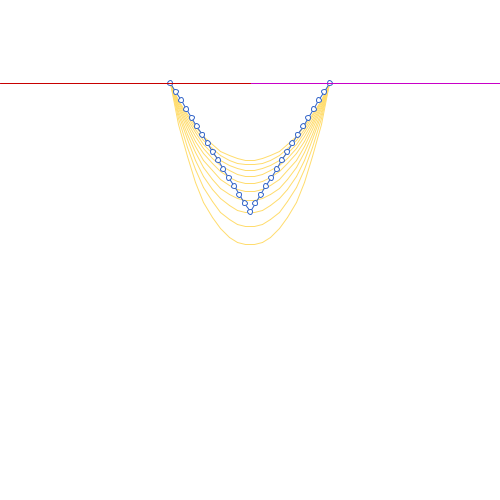
Frame 1 (no input)
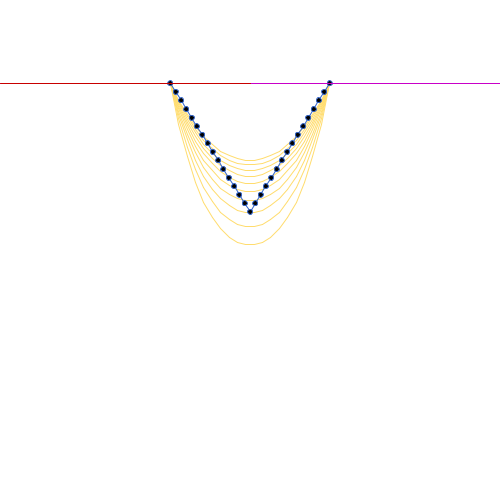
Frame 60 (the mouse pressed at the canvas centre just before this capture)
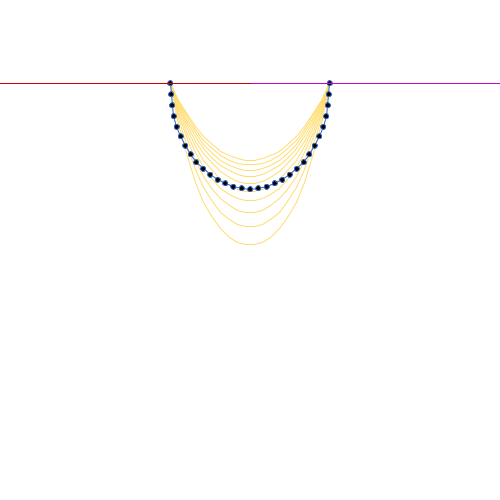
Frame 120 (the mouse held since frame 60 and released just before this capture)

The Processing sketch that drew these frames (run headless with seeded random() and noise(); from frame 60 on, the mouse is pressed at the canvas centre):

// Processing sketch: string_hanging
// ── string_hanging.pde
/*
  string_hanging.pde
  
 - Akira Kageyama (kage@port.kobe-u.ac.jp)
 
 - History
           2026.04.12: cp and revise string_catenary2.pde. 
                       This is string_tension_transverse_wave.           
           2026.04.23: Rename from sring_tension_transverse_wave.
                       This is string_tension_transverse_wave_resonance.
           2026.04.23: Rename string_catenary. This is string_catenary. 
           2026.04.25: cp from string_catenary. This is string_hanging.
  

 - Note
         - Release an end point from the ceiling.
 
 - Usage 
           Mouse click : 
               1st click --> Start calculation
               2nd click --> Release the end point
               3rd click --> Stop calculation
               4th and later --> Start/stop toggle
 
 */


// When NUM_OF_PARTICLES = 6
//
//   Before ReleaseEndPoint
//
//         ...............0.....................5.....
//                         .                   .
//                          1                 4           
//                            .             .
//                                2  .  3       
//     
//    
//     
//   After ReleaseEndPoint
//
//         ...............0............................
//                         .          
//                          1                  
//                            .               
//                              2              5
//                                 .          .
//                                    3  .  4
//                            
//         
//     


//--------------------<input parameters>--------------------
final int   NUM_OF_PARTICLES = 31;  // When odd --> triangle, even --> semi-circle.
final float STRING_LENGTH    = 2.0;    // (m)
final float STRING_MASS      = 0.005;  // (kg)
final float PARTICLE_MASS    = STRING_MASS / NUM_OF_PARTICLES;

final float SPRING_NATURAL_LENGTH = STRING_LENGTH / (NUM_OF_PARTICLES-1);
final float SPRING_CHAR_PERIOD = 0.004; // (sec)
final float SPRING_CHAR_OMEGA = TWO_PI / SPRING_CHAR_PERIOD;
final float SPRING_CHAR_OMEGA_SQ = SPRING_CHAR_OMEGA*SPRING_CHAR_OMEGA; // omega^2 = k/m
final float SPRING_CONST = PARTICLE_MASS * SPRING_CHAR_OMEGA_SQ;  // k = m*omega^2

final float GRAVITY_ACCELERATION = 9.8067;

final int DISPLAY_SPEED = 200;  // the larger, the quicker.

boolean RunningStateToggle = false;
boolean DrawSolutionCurvesToggle = true;
boolean ReleaseEndPoint = false;

//-------------------</input parameters>--------------------


float[] particlePosX = new float[NUM_OF_PARTICLES];
float[] particlePosY = new float[NUM_OF_PARTICLES];
float[] particleVelX = new float[NUM_OF_PARTICLES];
float[] particleVelY = new float[NUM_OF_PARTICLES];
float[] springK  = new float[NUM_OF_PARTICLES-1];


//                          footPointSeparation
//                         /
//                 LeftX  /     RightX
//                /      /     /
//               |<---------->|
//         ......o............o......... x
//                \          / 
//                 o        o
//                  \      / 
//                   o----o
//                         
float footPointSeparation = (STRING_LENGTH/PI) * 2;
float footPointRightX = footPointSeparation/2;
float footPointLeftX = -footPointRightX;

float xmin = -2.0;  // (m)
float xmax =  2.0;
float ymin = -2.5;
float ymax =  0.5;


float time = 0.0; // (sec)
int   step = 0;
float   dt = SPRING_CHAR_PERIOD*0.1;  // (sec)


void initialize() 
{  
  for (int i=0; i<NUM_OF_PARTICLES-1; i++) {
    springK[i] = SPRING_CONST;
  }

  particlePosX[0] = footPointLeftX; // x coord
  particlePosY[0] = 0.0; // y coord
  particleVelX[0] = 0.0; // vx
  particleVelY[0] = 0.0; // vy

  if ( NUM_OF_PARTICLES % 2 == 0 ) {
    initial_curve_single_semi_circle();
  } else {  
   initial_curve_triangle();
  }
}


void initial_curve_single_semi_circle()
{
  /*
         .       .
          .     .
            . .
  */
  
  for (int i=1; i<NUM_OF_PARTICLES; i++) {
    float angle = i*(PI/(NUM_OF_PARTICLES-1));
    float radius = footPointSeparation / 2;
    particlePosX[i] = -radius*cos(angle);  // x
    particlePosY[i] = -radius*sin(angle);  // y
    particleVelX[i] = 0.0; // vx
    particleVelY[i] = 0.0; // vy
  }
}

void initial_curve_triangle()
{
  /*
       When NUM_OF_PARTICLES = 7
         
                        _
         .           .   |
           .       .     |
             .   .       |  triangle height
               .        _|
               
         |           |
         |-----------|
               \
                \___ footPointSeparation
               
               
       We focus on the left-half.
       
                 ___  edge1 = (length=footPointSeparation/2)           
                /
            |-----|
            .......
           /  .   .
          /     . .
         e        .
           d     /
             g  /
               e
                 2
       */
       
  float l0 = SPRING_NATURAL_LENGTH;
  final int MID_PARTICLE = NUM_OF_PARTICLES / 2;  
         // Here we assume NUM_OF_PARTICLES is odd.
         // When NUM_OF_PARTICLES = 7, MID_PARTICLE = 3.
  float triangle_edge1_length = footPointSeparation / 2;
  float triangle_edge2_length = l0 * MID_PARTICLE;
  float cos_phi = triangle_edge1_length / triangle_edge2_length;
  float sin_phi = sqrt(1-pow(cos_phi,2));
  float delta_x = l0*cos_phi;
  float delta_y = l0*sin_phi;
  
  float x0 = footPointLeftX;
  float y0 = 0;
  
  for (int i=1; i<=MID_PARTICLE; i++) {
    x0 = particlePosX[i] = x0 + delta_x; 
    y0 = particlePosY[i] = y0 - delta_y;
    particleVelX[i] = 0.0; // vx
    particleVelY[i] = 0.0; // vy
  }
  
  for (int i=MID_PARTICLE+1; i<NUM_OF_PARTICLES; i++) {
    x0 = particlePosX[i] = x0 + delta_x; 
    y0 = particlePosY[i] = y0 + delta_y;
    particleVelX[i] = 0.0; // vx
    particleVelY[i] = 0.0; // vy
  }
}


void setup() {
  size(500, 500);
  background(255);
  initialize();
  frameRate(60);
}


float totalEnergy()
{
  float kineticEnergy = 0.0;
  float potentialEnergy = 0.0;
  
  for (int i=0; i<NUM_OF_PARTICLES; i++) {
    float velx = particleVelX[i];
    float vely = particleVelY[i];
    float posx = particlePosX[i];
    float posy = particlePosY[i];
  
    kineticEnergy += 0.5*PARTICLE_MASS*(velx*velx+vely*vely);

println("i, velx, vely", i, velx, vely);    
    
    if ( i>0 ) {
      float posx0 = particlePosX[i-1];
      float posy0 = particlePosY[i-1];      
      float l = dist(posx,posy,posx0,posy0) - SPRING_NATURAL_LENGTH;
      float lsq = l*l;
      potentialEnergy += 0.5*springK[i-1]*lsq; 
    }
    
    potentialEnergy += PARTICLE_MASS*GRAVITY_ACCELERATION*posy;
  }

  return(kineticEnergy + potentialEnergy);
}



void equationOfMotion(float  posx[],
                      float  posy[],
                      float  velx[],
                      float  vely[],                      
                      float dposx[],
                      float dposy[],
                      float dvelx[],
                      float dvely[],
                      float dt) 

{
  float l0 = SPRING_NATURAL_LENGTH;
  float dtm = dt / PARTICLE_MASS;
  
  
    
  for (int i=1; i<NUM_OF_PARTICLES; i++) {  
             // See boundaryCondition() for i=0 & NP-1.   

    // Before ReleaseEndPoint
    //
    //       ...............0.....................5.....
    //                       .                   .
    //                        1                 4           
    //                          .             .
    //                              2  .  3       
    //   
    //  
    //   
    // After ReleaseEndPoint
    //
    //       ...............0............................
    //                       .          
    //                        1                  
    //                          .               
    //                            2              5
    //                               .          .
    //                                  3  .  4
    //                          
    //       
    //       
    
    //float frictionCoeff = 0;  // No friction
    float frictionCoeff = 0.0001;
      
    float force_x = Float.NaN;
    float force_y = Float.NaN;

    if ( i < NUM_OF_PARTICLES-1 )  // Skip the end particle.
    {  
      float x0 = posx[i-1];
      float x1 = posx[i  ];
      float x2 = posx[i+1];
      float y0 = posy[i-1];
      float y1 = posy[i  ];
      float y2 = posy[i+1];
      float dist01 = dist(x0,y0,x1,y1);
      float dist12 = dist(x1,y1,x2,y2);

      float s_forceAmp01 = springK[i-1]*(dist01-l0);
      float s_forceAmp12 = springK[i  ]*(dist12-l0);
      
      float unitVec01x = (x1-x0)/dist01;
      float unitVec01y = (y1-y0)/dist01;
      float unitVec12x = (x2-x1)/dist12;
      float unitVec12y = (y2-y1)/dist12;
      float s_force01x = s_forceAmp01*unitVec01x;
      float s_force01y = s_forceAmp01*unitVec01y;
      float s_force12x = s_forceAmp12*unitVec12x;
      float s_force12y = s_forceAmp12*unitVec12y;
      float  g_force_y = -PARTICLE_MASS*GRAVITY_ACCELERATION;

      float v_force_x = -frictionCoeff*velx[i];
      float v_force_y = -frictionCoeff*vely[i];
      
      force_x = s_force12x - s_force01x + v_force_x;
      force_y = s_force12y - s_force01y + v_force_y + g_force_y;
    } 
    else if ( i==NUM_OF_PARTICLES-1 )  // The end particle
    {  
      float x0 = posx[i-1];
      float x1 = posx[i  ];
      float y0 = posy[i-1];
      float y1 = posy[i  ];
      float dist01 = dist(x0,y0,x1,y1);

      float s_forceAmp01 = springK[i-1]*(dist01-l0);
      
      float unitVec01x = (x1-x0)/dist01;
      float unitVec01y = (y1-y0)/dist01;
      float s_force01x = s_forceAmp01*unitVec01x;
      float s_force01y = s_forceAmp01*unitVec01y;
      float  g_force_y = -PARTICLE_MASS*GRAVITY_ACCELERATION;

      float v_force_x = -frictionCoeff*velx[i];
      float v_force_y = -frictionCoeff*vely[i];
      
      force_x = -s_force01x + v_force_x;
      force_y = -s_force01y + v_force_y + g_force_y;
    } 
    else 
    {
      println("*** Something is strange. ***");
      exit();
    }
    
    dposx[i] = velx[i] * dt;  // dx = vx * dt
    dposy[i] = vely[i] * dt;  // dy = vy * dt
    dvelx[i] = force_x * dtm; // dvx = (fx/m)*dt 
    dvely[i] = force_y * dtm; // dvy = (fy/m-g)*dt
  }
}



void boundaryCondition( float t, float[] x, float y[], float[] vx, float[] vy ) 
{
   x[0] = footPointLeftX;   // x-coord if particle No.0.
   y[0] = 0.0;              // y-coord if particle No.0.
  vx[0] = 0.0;
  vy[0] = 0.0;
  
  if ( !ReleaseEndPoint ) {  
     x[NUM_OF_PARTICLES-1] = footPointRightX;  //  x of the last particle.
     y[NUM_OF_PARTICLES-1] = 0.0;              //  y of the last particle.
    vx[NUM_OF_PARTICLES-1] = 0.0;              // vx of the last particle.
    vy[NUM_OF_PARTICLES-1] = 0.0;              // vy of the last particle.
  }
}


float mapx(float x) {
  // (x,y) = physical unit coords. 
  // (map(x),map(y)) = pixel coords.
  float scale = width/(xmax-xmin);
  return map(x, xmin, xmax, scale*xmin, scale*xmax);
}


float mapy(float y) {
  // (x,y) = physical unit coords. 
  // (map(x),map(y)) = pixel coords.
  float scale = height/(ymax-ymin);
  return map(y, ymin, ymax, scale*ymin, scale*ymax);
}



void drawText() {
  fill(0, 0, 0); 
  scale(1, -1);
}


void drawHorizontalLine() 
{
  stroke(200,0,200);
  line(mapx(xmin), mapy(0), mapx(xmax), mapy(0));
  stroke(200,0,0);
  line(mapx(0),mapy(0),mapx(xmin),mapy(0));
}


void drawString() {
  stroke(50, 100, 200);

  for (int i=0; i<NUM_OF_PARTICLES-1; i++) {
    if ( springK[i] > 0.0 ) {
      float x0 = particlePosX[i];
      float y0 = particlePosY[i];
      float x1 = particlePosX[i+1];
      float y1 = particlePosY[i+1];
      line(mapx(x0), mapy(y0), mapx(x1), mapy(y1));
    }
  }

  for (int i=0; i<NUM_OF_PARTICLES; i++) {
    float x = particlePosX[i];
    float y = particlePosY[i];
    ellipse(mapx(x), mapy(y), 5, 5);
  }
}


float cosh(float x) {
  return (exp(x)+exp(-x))/2;  
}


float catenaryCurve(float c1, float x1, float x) {
  return c1*(cosh(x/c1) - cosh(x1/c1));
}


void drawSingleSolutionCurveOfCatenary(float param_c1) {
  int npoint = 20;

  float dx = (footPointRightX-footPointLeftX)/(npoint-1);
  
  stroke(255,220,110);

  float x0 = footPointLeftX;
  float y0 = catenaryCurve(param_c1, footPointRightX, x0);
  
  for (int i=1; i<npoint; i++) {
    float x1 = footPointLeftX + dx*i;
    float y1 = catenaryCurve(param_c1, footPointLeftX, x1);
    line(mapx(x0), mapy(y0), mapx(x1), mapy(y1));
    x0 = x1;
    y0 = y1;
  }
}


void drawSolutionCurvesOfCatenary() {
  float param_c1_min = 0.3;
  float param_c1_max = 0.5;
  int ncurves = 10;
  
  for (int n=0; n<10; n++) {
    float param_c1 = param_c1_min + n*(param_c1_max-param_c1_min)/(ncurves-1);    
    drawSingleSolutionCurveOfCatenary( param_c1 );
  }
}


void draw() 
{
  background(255);
  stroke(0, 0, 255);

  translate(width/2, height*ymax/(ymax-ymin));
  scale(1, -1);

  if ( DrawSolutionCurvesToggle ) {
    drawSolutionCurvesOfCatenary();
  }
  drawString();
  drawHorizontalLine();

  if ( RunningStateToggle ) {
    for (int n=0; n<20; n++) { // to speed up the display
      rungeKutta4();
      step += 1;
      if ( step%100 == 0 ) {
        println("step=", nf(step,9), 
                "time=", nf(time,1,6), 
                "energy=", totalEnergy() );                
      }
    }
  }
  drawText();
}


void mousePressed() {
  if ( !RunningStateToggle && !ReleaseEndPoint ) { // Initial state
    RunningStateToggle = true;
    return;
  } 
    
  if ( RunningStateToggle && !ReleaseEndPoint ) {  // Release 
    ReleaseEndPoint = true;
    DrawSolutionCurvesToggle = false;
    return;
  }
  
  RunningStateToggle = !RunningStateToggle;
}

// ── integrator.pde

void rungeKutta4Advance(int num, 
                        float[] posx,
                        float[] posy,
                        float[] velx,
                        float[] vely,
                        float[] posx1,
                        float[] posy1,
                        float[] velx1,
                        float[] vely1,
                        float[] dposx,
                        float[] dposy,
                        float[] dvelx,
                        float[] dvely,
                        float factor)
{
  for (int j=0; j<num; j++) {
    posx[j] = posx1[j] + factor*dposx[j];
    posy[j] = posy1[j] + factor*dposy[j];
    velx[j] = velx1[j] + factor*dvelx[j];
    vely[j] = vely1[j] + factor*dvely[j];
  }
}



void rungeKutta4()
{
  final float ONE_SIXTH = 1.0/6.0;
  final float ONE_THIRD = 1.0/3.0;

  float[] posxprev = new float[NUM_OF_PARTICLES];
  float[] posxwork = new float[NUM_OF_PARTICLES];
  float[]   dposx1 = new float[NUM_OF_PARTICLES];
  float[]   dposx2 = new float[NUM_OF_PARTICLES];
  float[]   dposx3 = new float[NUM_OF_PARTICLES];
  float[]   dposx4 = new float[NUM_OF_PARTICLES];
  float[] posyprev = new float[NUM_OF_PARTICLES];
  float[] posywork = new float[NUM_OF_PARTICLES];
  float[]   dposy1 = new float[NUM_OF_PARTICLES];
  float[]   dposy2 = new float[NUM_OF_PARTICLES];
  float[]   dposy3 = new float[NUM_OF_PARTICLES];
  float[]   dposy4 = new float[NUM_OF_PARTICLES];
  float[] velxprev = new float[NUM_OF_PARTICLES];
  float[] velxwork = new float[NUM_OF_PARTICLES];
  float[]   dvelx1 = new float[NUM_OF_PARTICLES];
  float[]   dvelx2 = new float[NUM_OF_PARTICLES];
  float[]   dvelx3 = new float[NUM_OF_PARTICLES];
  float[]   dvelx4 = new float[NUM_OF_PARTICLES];
  float[] velyprev = new float[NUM_OF_PARTICLES];
  float[] velywork = new float[NUM_OF_PARTICLES];
  float[]   dvely1 = new float[NUM_OF_PARTICLES];
  float[]   dvely2 = new float[NUM_OF_PARTICLES];
  float[]   dvely3 = new float[NUM_OF_PARTICLES];
  float[]   dvely4 = new float[NUM_OF_PARTICLES];

  for (int j=0; j<NUM_OF_PARTICLES; j++) {
    posxprev[j] = particlePosX[j];
    posyprev[j] = particlePosY[j];
    velxprev[j] = particleVelX[j];
    velyprev[j] = particleVelY[j];
  }

  //step 1 
  equationOfMotion(posxprev,
                   posyprev,
                   velxprev,
                   velyprev,
                     dposx1,
                     dposy1,
                     dvelx1,
                     dvely1,
                         dt);
  rungeKutta4Advance(NUM_OF_PARTICLES,
                     posxwork,
                     posywork,
                     velxwork,
                     velywork,
                     posxprev,
                     posyprev,
                     velxprev,
                     velyprev,
                       dposx1,
                       dposy1,
                       dvelx1,
                       dvely1,
                          0.5);                        
  boundaryCondition( time, posxwork, posywork, velxwork, velywork );

  time += 0.5*dt;

  //step 2
  equationOfMotion(posxwork,
                   posywork,
                   velxwork,
                   velywork,
                     dposx2,
                     dposy2,
                     dvelx2,
                     dvely2,
                         dt);
  rungeKutta4Advance(NUM_OF_PARTICLES,
                     posxwork,
                     posywork,
                     velxwork,
                     velywork,
                     posxprev,
                     posyprev,
                     velxprev,
                     velyprev,
                       dposx2,
                       dposy2,
                       dvelx2,
                       dvely2,
                          0.5);
  boundaryCondition( time, posxwork, posywork, velxwork, velywork );
                          
  //step 3
  equationOfMotion(posxwork,
                   posywork,
                   velxwork,
                   velywork,
                     dposx3,
                     dposy3,
                     dvelx3,
                     dvely3,
                         dt);
  rungeKutta4Advance(NUM_OF_PARTICLES,
                     posxwork,
                     posywork,
                     velxwork,
                     velywork,
                     posxprev,
                     posyprev,
                     velxprev,
                     velyprev,
                       dposx3,
                       dposy3,
                       dvelx3,
                       dvely3,
                          1.0);
  boundaryCondition( time, posxwork, posywork, velxwork, velywork );

  time += 0.5*dt;

  //step 4
  equationOfMotion(posxwork,
                   posywork,
                   velxwork,
                   velywork,
                     dposx4,
                     dposy4,
                     dvelx4,
                     dvely4,
                         dt);
  
  //the result
  for (int j=0; j<NUM_OF_PARTICLES; j++) { 
    posxwork[j] = posxprev[j] + (
                           ONE_SIXTH*dposx1[j]
                         + ONE_THIRD*dposx2[j]
                         + ONE_THIRD*dposx3[j]
                         + ONE_SIXTH*dposx4[j] 
                         );
    posywork[j] = posyprev[j] + (
                           ONE_SIXTH*dposy1[j]
                         + ONE_THIRD*dposy2[j]
                         + ONE_THIRD*dposy3[j]
                         + ONE_SIXTH*dposy4[j] 
                         );
    velxwork[j] = velxprev[j] + (
                           ONE_SIXTH*dvelx1[j]
                         + ONE_THIRD*dvelx2[j]
                         + ONE_THIRD*dvelx3[j]
                         + ONE_SIXTH*dvelx4[j] 
                         );
    velywork[j] = velyprev[j] + (
                           ONE_SIXTH*dvely1[j]
                         + ONE_THIRD*dvely2[j]
                         + ONE_THIRD*dvely3[j]
                         + ONE_SIXTH*dvely4[j] 
                         );
  }
  
  boundaryCondition( time, posxwork, posywork, velxwork, velywork );
  
  for (int j=0; j<NUM_OF_PARTICLES; j++) {
    particlePosX[j] = posxwork[j];
    particlePosY[j] = posywork[j];
    particleVelX[j] = velxwork[j];
    particleVelY[j] = velywork[j];
  }

}
